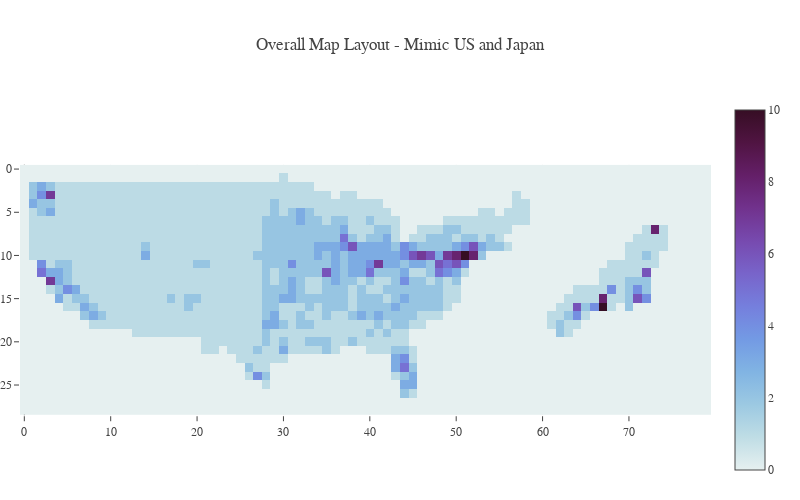

The cell this chart's notebook holds for it:
### Markdown cell above
### Agent-Based Map of Resources

### Code cell
import plotly.express as px
import plotly.graph_objs as go

def plot_map(model):

    map_a = model.static_map.currencyA_map_init
    map_b = model.static_map.currencyB_map_init
    world_map = map_a + map_b

    fig = px.imshow(world_map, color_continuous_scale='dense')
    temp = dict(layout = go.Layout(font=dict(family="Franklin Gothic", size = 12)))

    fig.update_layout(template = temp,
                    title_text = 'Overall Map Layout - Mimic US and Japan',
                    hovermode = 'closest', 
                    margin = dict(l = 20, r = 20, t = 100, b = 20),
                    height = 500, 
                    width = 800, 
                    showlegend = True, 
                    legend = dict(yanchor = "top", 
                                    y = 0.99,
                                    xanchor = "left",
                                    x = 0.01))

    return fig


plot_map(model)

### Figure 1 — Plotly figure (JSON) as saved in the notebook; plotly's stock layout.template omitted (floating-point values rounded to 4 significant figures; data arrays with more than 128 entries replaced by an {"elided": "..."} marker saying what was removed)
{"data": [{"coloraxis": "coloraxis", "hovertemplate": "x: %{x}<br>y: %{y}<br>color: %{z}<extra></extra>", "name": "0", "type": "heatmap", "xaxis": "x", "yaxis": "y", "z": {"elided": "29x80 int values"}}], "layout": {"coloraxis": {"colorscale": [[0, "rgb(230, 240, 240)"], [0.09091, "rgb(191, 221, 229)"], [0.1818, "rgb(156, 201, 226)"], [0.2727, "rgb(129, 180, 227)"], [0.3636, "rgb(115, 154, 228)"], [0.4545, "rgb(117, 127, 221)"], [0.5455, "rgb(120, 100, 202)"], [0.6364, "rgb(119, 74, 175)"], [0.7273, "rgb(113, 50, 141)"], [0.8182, "rgb(100, 31, 104)"], [0.9091, "rgb(80, 20, 66)"], [1, "rgb(54, 14, 36)"]]}, "height": 500, "hovermode": "closest", "legend": {"x": 0.01, "xanchor": "left", "y": 0.99, "yanchor": "top"}, "margin": {"b": 20, "l": 20, "r": 20, "t": 100}, "showlegend": true, "title": {"text": "Overall Map Layout - Mimic US and Japan"}, "width": 800, "xaxis": {"anchor": "y", "constrain": "domain", "domain": [0, 1], "scaleanchor": "y"}, "yaxis": {"anchor": "x", "autorange": "reversed", "constrain": "domain", "domain": [0, 1]}}}
